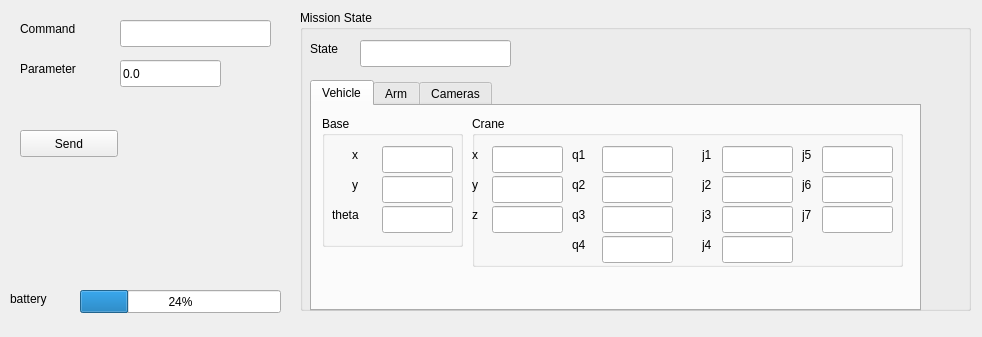
<?xml version="1.0" encoding="UTF-8"?>
<ui version="4.0">
 <class>RMCQwidget</class>
 <widget class="QWidget" name="RMCQwidget">
  <property name="geometry">
   <rect>
    <x>0</x>
    <y>0</y>
    <width>982</width>
    <height>337</height>
   </rect>
  </property>
  <property name="windowTitle">
   <string>Mission Commander</string>
  </property>
  <widget class="QPushButton" name="pushButton_send">
   <property name="geometry">
    <rect>
     <x>20</x>
     <y>130</y>
     <width>98</width>
     <height>27</height>
    </rect>
   </property>
   <property name="text">
    <string>Send</string>
   </property>
  </widget>
  <widget class="QLabel" name="label">
   <property name="geometry">
    <rect>
     <x>20</x>
     <y>20</y>
     <width>81</width>
     <height>17</height>
    </rect>
   </property>
   <property name="text">
    <string>Command</string>
   </property>
  </widget>
  <widget class="QLabel" name="label_2">
   <property name="geometry">
    <rect>
     <x>20</x>
     <y>60</y>
     <width>81</width>
     <height>17</height>
    </rect>
   </property>
   <property name="text">
    <string>Parameter</string>
   </property>
  </widget>
  <widget class="QLineEdit" name="lineEdit_command">
   <property name="geometry">
    <rect>
     <x>120</x>
     <y>20</y>
     <width>151</width>
     <height>27</height>
    </rect>
   </property>
  </widget>
  <widget class="QLineEdit" name="lineEdit_parameter">
   <property name="geometry">
    <rect>
     <x>120</x>
     <y>60</y>
     <width>101</width>
     <height>27</height>
    </rect>
   </property>
   <property name="text">
    <string>0.0</string>
   </property>
  </widget>
  <widget class="QGroupBox" name="groupBox_mission_state">
   <property name="geometry">
    <rect>
     <x>300</x>
     <y>10</y>
     <width>671</width>
     <height>301</height>
    </rect>
   </property>
   <property name="title">
    <string>Mission State</string>
   </property>
   <widget class="QLabel" name="label_3">
    <property name="geometry">
     <rect>
      <x>10</x>
      <y>30</y>
      <width>41</width>
      <height>17</height>
     </rect>
    </property>
    <property name="text">
     <string>State</string>
    </property>
   </widget>
   <widget class="QLineEdit" name="lineEdit_mission_state">
    <property name="enabled">
     <bool>true</bool>
    </property>
    <property name="geometry">
     <rect>
      <x>60</x>
      <y>30</y>
      <width>151</width>
      <height>27</height>
     </rect>
    </property>
    <property name="readOnly">
     <bool>true</bool>
    </property>
   </widget>
   <widget class="QTabWidget" name="tabWidget_mission_state">
    <property name="enabled">
     <bool>true</bool>
    </property>
    <property name="geometry">
     <rect>
      <x>10</x>
      <y>70</y>
      <width>611</width>
      <height>231</height>
     </rect>
    </property>
    <property name="currentIndex">
     <number>0</number>
    </property>
    <widget class="QWidget" name="tab_vehicle">
     <attribute name="title">
      <string>Vehicle</string>
     </attribute>
     <widget class="QGroupBox" name="groupBox">
      <property name="geometry">
       <rect>
        <x>10</x>
        <y>10</y>
        <width>141</width>
        <height>131</height>
       </rect>
      </property>
      <property name="title">
       <string>Base</string>
      </property>
      <widget class="QLabel" name="label_4">
       <property name="geometry">
        <rect>
         <x>30</x>
         <y>30</y>
         <width>21</width>
         <height>17</height>
        </rect>
       </property>
       <property name="text">
        <string>x</string>
       </property>
      </widget>
      <widget class="QLabel" name="label_5">
       <property name="geometry">
        <rect>
         <x>30</x>
         <y>60</y>
         <width>21</width>
         <height>17</height>
        </rect>
       </property>
       <property name="text">
        <string>y</string>
       </property>
      </widget>
      <widget class="QLabel" name="label_6">
       <property name="geometry">
        <rect>
         <x>10</x>
         <y>90</y>
         <width>41</width>
         <height>17</height>
        </rect>
       </property>
       <property name="text">
        <string>theta</string>
       </property>
      </widget>
      <widget class="QLineEdit" name="lineEdit_base_x">
       <property name="geometry">
        <rect>
         <x>60</x>
         <y>30</y>
         <width>71</width>
         <height>27</height>
        </rect>
       </property>
       <property name="text">
        <string/>
       </property>
       <property name="readOnly">
        <bool>true</bool>
       </property>
      </widget>
      <widget class="QLineEdit" name="lineEdit_base_y">
       <property name="geometry">
        <rect>
         <x>60</x>
         <y>60</y>
         <width>71</width>
         <height>27</height>
        </rect>
       </property>
       <property name="readOnly">
        <bool>true</bool>
       </property>
      </widget>
      <widget class="QLineEdit" name="lineEdit_base_theta">
       <property name="geometry">
        <rect>
         <x>60</x>
         <y>90</y>
         <width>71</width>
         <height>27</height>
        </rect>
       </property>
       <property name="readOnly">
        <bool>true</bool>
       </property>
      </widget>
     </widget>
     <widget class="QGroupBox" name="groupBox_2">
      <property name="geometry">
       <rect>
        <x>160</x>
        <y>10</y>
        <width>431</width>
        <height>151</height>
       </rect>
      </property>
      <property name="title">
       <string>Crane</string>
      </property>
      <widget class="QLabel" name="label_11">
       <property name="geometry">
        <rect>
         <x>0</x>
         <y>30</y>
         <width>21</width>
         <height>17</height>
        </rect>
       </property>
       <property name="text">
        <string>x</string>
       </property>
      </widget>
      <widget class="QLabel" name="label_12">
       <property name="geometry">
        <rect>
         <x>0</x>
         <y>60</y>
         <width>21</width>
         <height>17</height>
        </rect>
       </property>
       <property name="text">
        <string>y</string>
       </property>
      </widget>
      <widget class="QLabel" name="label_13">
       <property name="geometry">
        <rect>
         <x>0</x>
         <y>90</y>
         <width>16</width>
         <height>17</height>
        </rect>
       </property>
       <property name="text">
        <string>z</string>
       </property>
      </widget>
      <widget class="QLineEdit" name="lineEdit_crane_x">
       <property name="geometry">
        <rect>
         <x>20</x>
         <y>30</y>
         <width>71</width>
         <height>27</height>
        </rect>
       </property>
       <property name="text">
        <string/>
       </property>
       <property name="readOnly">
        <bool>true</bool>
       </property>
      </widget>
      <widget class="QLineEdit" name="lineEdit_crane_y">
       <property name="geometry">
        <rect>
         <x>20</x>
         <y>60</y>
         <width>71</width>
         <height>27</height>
        </rect>
       </property>
       <property name="readOnly">
        <bool>true</bool>
       </property>
      </widget>
      <widget class="QLineEdit" name="lineEdit_crane_z">
       <property name="geometry">
        <rect>
         <x>20</x>
         <y>90</y>
         <width>71</width>
         <height>27</height>
        </rect>
       </property>
       <property name="readOnly">
        <bool>true</bool>
       </property>
      </widget>
      <widget class="QLabel" name="label_14">
       <property name="geometry">
        <rect>
         <x>100</x>
         <y>30</y>
         <width>21</width>
         <height>17</height>
        </rect>
       </property>
       <property name="text">
        <string>q1</string>
       </property>
      </widget>
      <widget class="QLabel" name="label_15">
       <property name="geometry">
        <rect>
         <x>100</x>
         <y>90</y>
         <width>16</width>
         <height>17</height>
        </rect>
       </property>
       <property name="text">
        <string>q3</string>
       </property>
      </widget>
      <widget class="QLineEdit" name="lineEdit_crane_q3">
       <property name="geometry">
        <rect>
         <x>130</x>
         <y>90</y>
         <width>71</width>
         <height>27</height>
        </rect>
       </property>
       <property name="readOnly">
        <bool>true</bool>
       </property>
      </widget>
      <widget class="QLabel" name="label_16">
       <property name="geometry">
        <rect>
         <x>100</x>
         <y>60</y>
         <width>21</width>
         <height>17</height>
        </rect>
       </property>
       <property name="text">
        <string>q2</string>
       </property>
      </widget>
      <widget class="QLineEdit" name="lineEdit_crane_q2">
       <property name="geometry">
        <rect>
         <x>130</x>
         <y>60</y>
         <width>71</width>
         <height>27</height>
        </rect>
       </property>
       <property name="readOnly">
        <bool>true</bool>
       </property>
      </widget>
      <widget class="QLineEdit" name="lineEdit_crane_q1">
       <property name="geometry">
        <rect>
         <x>130</x>
         <y>30</y>
         <width>71</width>
         <height>27</height>
        </rect>
       </property>
       <property name="text">
        <string/>
       </property>
       <property name="readOnly">
        <bool>true</bool>
       </property>
      </widget>
      <widget class="QLineEdit" name="lineEdit_crane_q4">
       <property name="geometry">
        <rect>
         <x>130</x>
         <y>120</y>
         <width>71</width>
         <height>27</height>
        </rect>
       </property>
       <property name="readOnly">
        <bool>true</bool>
       </property>
      </widget>
      <widget class="QLabel" name="label_17">
       <property name="geometry">
        <rect>
         <x>100</x>
         <y>120</y>
         <width>16</width>
         <height>17</height>
        </rect>
       </property>
       <property name="text">
        <string>q4</string>
       </property>
      </widget>
      <widget class="QLabel" name="label_18">
       <property name="geometry">
        <rect>
         <x>230</x>
         <y>120</y>
         <width>16</width>
         <height>17</height>
        </rect>
       </property>
       <property name="text">
        <string>j4</string>
       </property>
      </widget>
      <widget class="QLabel" name="label_19">
       <property name="geometry">
        <rect>
         <x>230</x>
         <y>60</y>
         <width>21</width>
         <height>17</height>
        </rect>
       </property>
       <property name="text">
        <string>j2</string>
       </property>
      </widget>
      <widget class="QLineEdit" name="lineEdit_crane_j3">
       <property name="geometry">
        <rect>
         <x>250</x>
         <y>90</y>
         <width>71</width>
         <height>27</height>
        </rect>
       </property>
       <property name="readOnly">
        <bool>true</bool>
       </property>
      </widget>
      <widget class="QLineEdit" name="lineEdit_crane_j1">
       <property name="geometry">
        <rect>
         <x>250</x>
         <y>30</y>
         <width>71</width>
         <height>27</height>
        </rect>
       </property>
       <property name="text">
        <string/>
       </property>
       <property name="readOnly">
        <bool>true</bool>
       </property>
      </widget>
      <widget class="QLineEdit" name="lineEdit_crane_j4">
       <property name="geometry">
        <rect>
         <x>250</x>
         <y>120</y>
         <width>71</width>
         <height>27</height>
        </rect>
       </property>
       <property name="readOnly">
        <bool>true</bool>
       </property>
      </widget>
      <widget class="QLabel" name="label_20">
       <property name="geometry">
        <rect>
         <x>230</x>
         <y>30</y>
         <width>21</width>
         <height>17</height>
        </rect>
       </property>
       <property name="text">
        <string>j1</string>
       </property>
      </widget>
      <widget class="QLineEdit" name="lineEdit_crane_j2">
       <property name="geometry">
        <rect>
         <x>250</x>
         <y>60</y>
         <width>71</width>
         <height>27</height>
        </rect>
       </property>
       <property name="readOnly">
        <bool>true</bool>
       </property>
      </widget>
      <widget class="QLabel" name="label_21">
       <property name="geometry">
        <rect>
         <x>230</x>
         <y>90</y>
         <width>16</width>
         <height>17</height>
        </rect>
       </property>
       <property name="text">
        <string>j3</string>
       </property>
      </widget>
      <widget class="QLabel" name="label_22">
       <property name="geometry">
        <rect>
         <x>330</x>
         <y>90</y>
         <width>16</width>
         <height>17</height>
        </rect>
       </property>
       <property name="text">
        <string>j7</string>
       </property>
      </widget>
      <widget class="QLabel" name="label_24">
       <property name="geometry">
        <rect>
         <x>330</x>
         <y>30</y>
         <width>21</width>
         <height>17</height>
        </rect>
       </property>
       <property name="text">
        <string>j5</string>
       </property>
      </widget>
      <widget class="QLineEdit" name="lineEdit_crane_j6">
       <property name="geometry">
        <rect>
         <x>350</x>
         <y>60</y>
         <width>71</width>
         <height>27</height>
        </rect>
       </property>
       <property name="readOnly">
        <bool>true</bool>
       </property>
      </widget>
      <widget class="QLabel" name="label_25">
       <property name="geometry">
        <rect>
         <x>330</x>
         <y>60</y>
         <width>21</width>
         <height>17</height>
        </rect>
       </property>
       <property name="text">
        <string>j6</string>
       </property>
      </widget>
      <widget class="QLineEdit" name="lineEdit_crane_j5">
       <property name="geometry">
        <rect>
         <x>350</x>
         <y>30</y>
         <width>71</width>
         <height>27</height>
        </rect>
       </property>
       <property name="text">
        <string/>
       </property>
       <property name="readOnly">
        <bool>true</bool>
       </property>
      </widget>
      <widget class="QLineEdit" name="lineEdit_crane_j7">
       <property name="geometry">
        <rect>
         <x>350</x>
         <y>90</y>
         <width>71</width>
         <height>27</height>
        </rect>
       </property>
       <property name="readOnly">
        <bool>true</bool>
       </property>
      </widget>
     </widget>
    </widget>
    <widget class="QWidget" name="tab_arm">
     <attribute name="title">
      <string>Arm</string>
     </attribute>
    </widget>
    <widget class="QWidget" name="tab_camera">
     <attribute name="title">
      <string>Cameras</string>
     </attribute>
    </widget>
   </widget>
  </widget>
  <widget class="QLabel" name="label_7">
   <property name="geometry">
    <rect>
     <x>10</x>
     <y>290</y>
     <width>66</width>
     <height>17</height>
    </rect>
   </property>
   <property name="text">
    <string>battery</string>
   </property>
  </widget>
  <widget class="QProgressBar" name="progressBar_battery">
   <property name="geometry">
    <rect>
     <x>80</x>
     <y>290</y>
     <width>201</width>
     <height>23</height>
    </rect>
   </property>
   <property name="value">
    <number>24</number>
   </property>
  </widget>
 </widget>
 <resources/>
 <connections/>
</ui>
